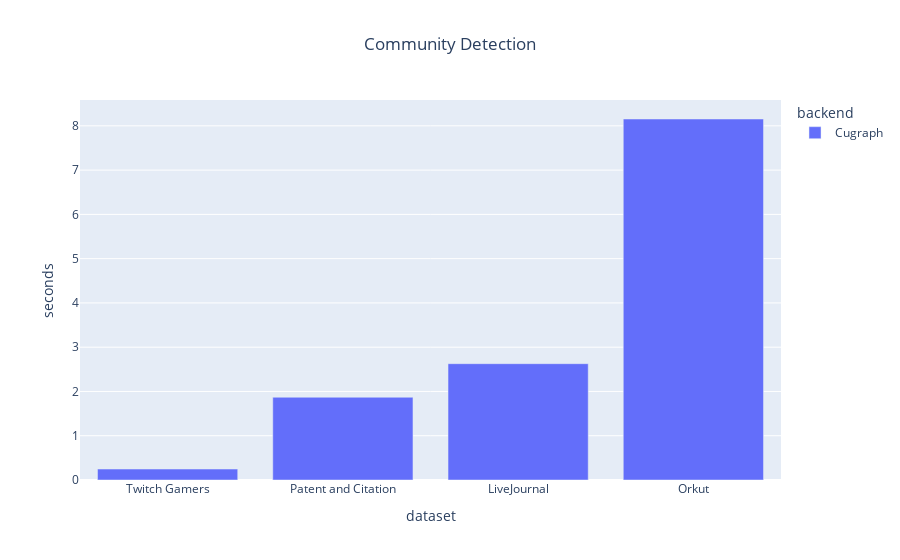
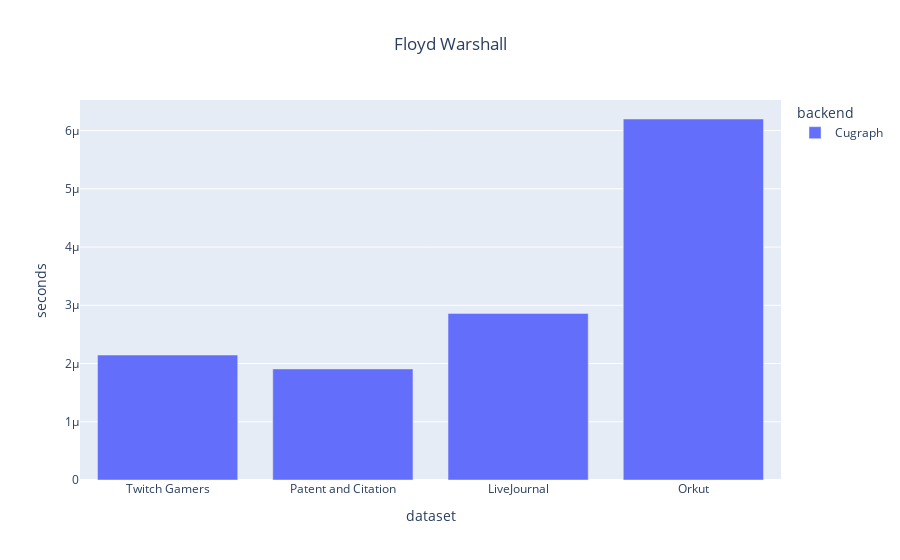
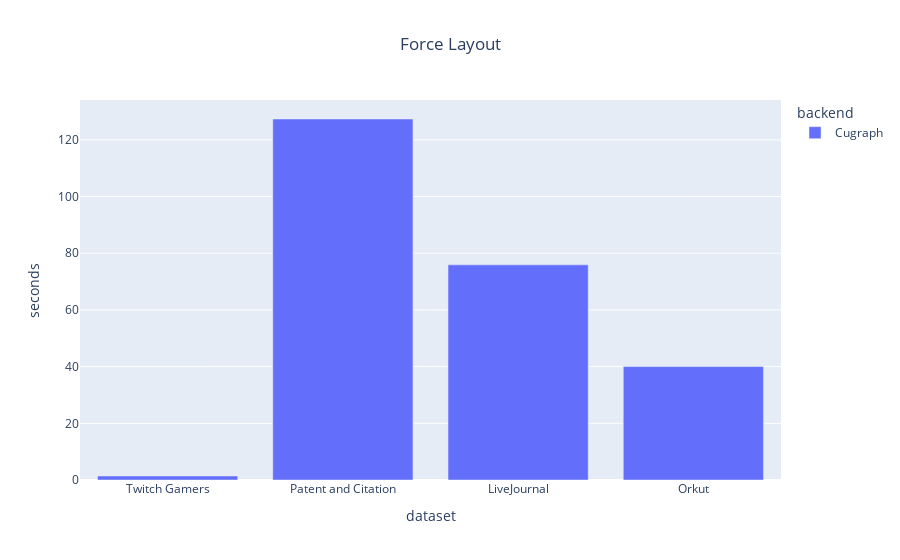
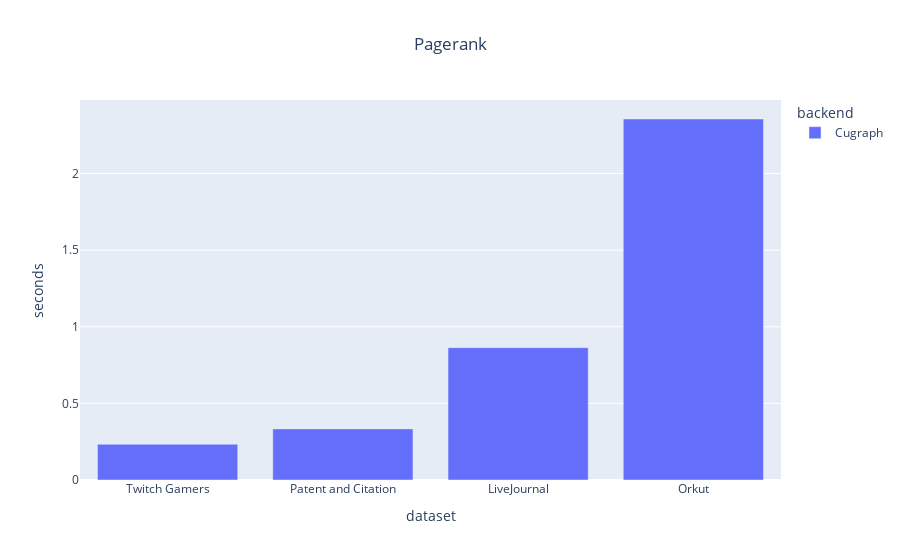

These figures' notebook cell, in order:
### Code cell
benches = pd.read_json('results.json')
for name, group in benches.groupby(['operation']):
    fig = px.bar(group, 
        title=name,
        x='dataset', 
        y='seconds',
        color='backend',
        barmode='group',
    )
    fig.update_layout(title_x=0.5)
    fig.show()

### Figure 1 — Plotly figure (JSON) as saved in the notebook; plotly's stock layout.template omitted (floating-point values rounded to 4 significant figures)
{"data": [{"alignmentgroup": "True", "hovertemplate": "backend=Cugraph<br>dataset=%{x}<br>seconds=%{y}<extra></extra>", "legendgroup": "Cugraph", "marker": {"color": "#636efa", "pattern": {"shape": ""}}, "name": "Cugraph", "offsetgroup": "Cugraph", "orientation": "v", "showlegend": true, "textposition": "auto", "type": "bar", "x": ["Twitch Gamers", "Patent and Citation", "LiveJournal", "Orkut"], "xaxis": "x", "y": [0.2475, 1.869, 2.627, 8.154], "yaxis": "y"}], "layout": {"barmode": "group", "legend": {"title": {"text": "backend"}, "tracegroupgap": 0}, "title": {"text": "Community Detection", "x": 0.5}, "xaxis": {"anchor": "y", "domain": [0, 1], "title": {"text": "dataset"}}, "yaxis": {"anchor": "x", "domain": [0, 1], "title": {"text": "seconds"}}}}

### Figure 2 — Plotly figure (JSON) as saved in the notebook; plotly's stock layout.template omitted (floating-point values rounded to 4 significant figures)
{"data": [{"alignmentgroup": "True", "hovertemplate": "backend=Cugraph<br>dataset=%{x}<br>seconds=%{y}<extra></extra>", "legendgroup": "Cugraph", "marker": {"color": "#636efa", "pattern": {"shape": ""}}, "name": "Cugraph", "offsetgroup": "Cugraph", "orientation": "v", "showlegend": true, "textposition": "auto", "type": "bar", "x": ["Twitch Gamers", "Patent and Citation", "LiveJournal", "Orkut"], "xaxis": "x", "y": [2.146e-06, 1.907e-06, 2.861e-06, 6.199e-06], "yaxis": "y"}], "layout": {"barmode": "group", "legend": {"title": {"text": "backend"}, "tracegroupgap": 0}, "title": {"text": "Floyd Warshall", "x": 0.5}, "xaxis": {"anchor": "y", "domain": [0, 1], "title": {"text": "dataset"}}, "yaxis": {"anchor": "x", "domain": [0, 1], "title": {"text": "seconds"}}}}

### Figure 3 — Plotly figure (JSON) as saved in the notebook; plotly's stock layout.template omitted (floating-point values rounded to 4 significant figures)
{"data": [{"alignmentgroup": "True", "hovertemplate": "backend=Cugraph<br>dataset=%{x}<br>seconds=%{y}<extra></extra>", "legendgroup": "Cugraph", "marker": {"color": "#636efa", "pattern": {"shape": ""}}, "name": "Cugraph", "offsetgroup": "Cugraph", "orientation": "v", "showlegend": true, "textposition": "auto", "type": "bar", "x": ["Twitch Gamers", "Patent and Citation", "LiveJournal", "Orkut"], "xaxis": "x", "y": [1.424, 127.4, 75.9, 40.01], "yaxis": "y"}], "layout": {"barmode": "group", "legend": {"title": {"text": "backend"}, "tracegroupgap": 0}, "title": {"text": "Force Layout", "x": 0.5}, "xaxis": {"anchor": "y", "domain": [0, 1], "title": {"text": "dataset"}}, "yaxis": {"anchor": "x", "domain": [0, 1], "title": {"text": "seconds"}}}}

### Figure 4 — Plotly figure (JSON) as saved in the notebook; plotly's stock layout.template omitted (floating-point values rounded to 4 significant figures)
{"data": [{"alignmentgroup": "True", "hovertemplate": "backend=Cugraph<br>dataset=%{x}<br>seconds=%{y}<extra></extra>", "legendgroup": "Cugraph", "marker": {"color": "#636efa", "pattern": {"shape": ""}}, "name": "Cugraph", "offsetgroup": "Cugraph", "orientation": "v", "showlegend": true, "textposition": "auto", "type": "bar", "x": ["Twitch Gamers", "Patent and Citation", "LiveJournal", "Orkut"], "xaxis": "x", "y": [0.2331, 0.3336, 0.8637, 2.356], "yaxis": "y"}], "layout": {"barmode": "group", "legend": {"title": {"text": "backend"}, "tracegroupgap": 0}, "title": {"text": "Pagerank", "x": 0.5}, "xaxis": {"anchor": "y", "domain": [0, 1], "title": {"text": "dataset"}}, "yaxis": {"anchor": "x", "domain": [0, 1], "title": {"text": "seconds"}}}}
